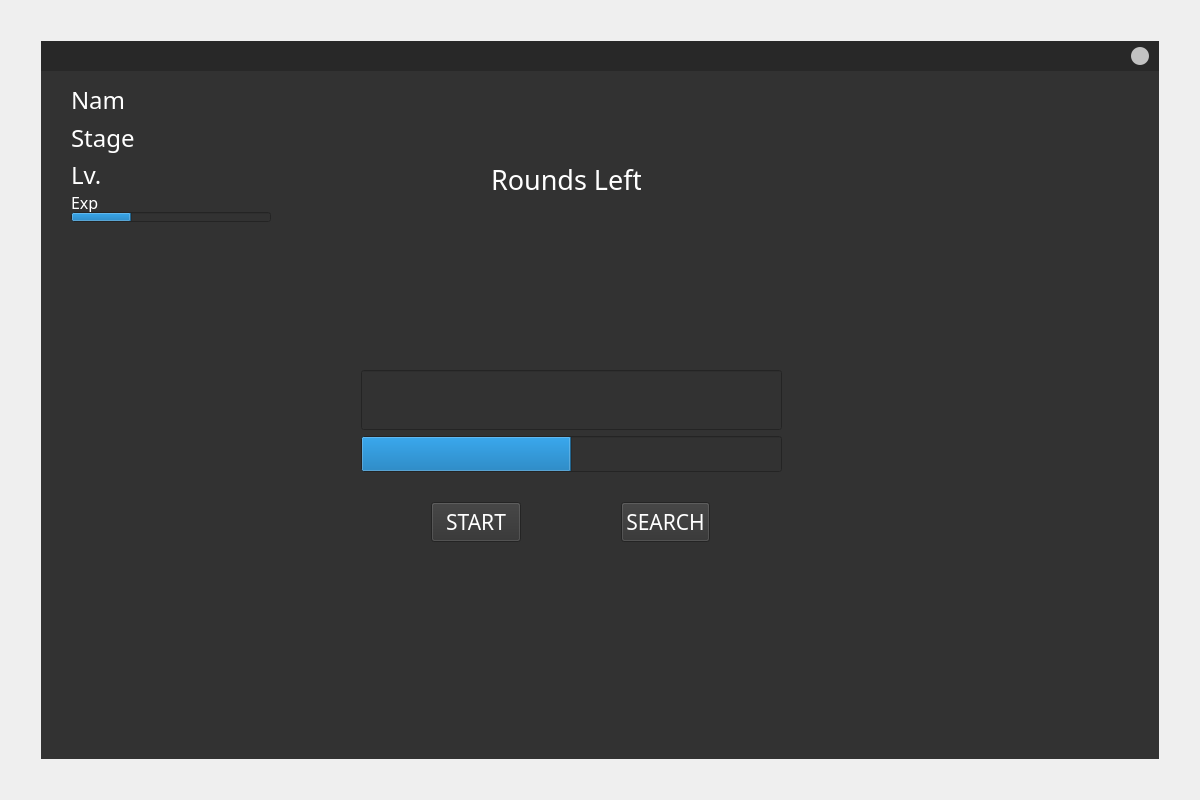
<?xml version="1.0" encoding="UTF-8"?>
<ui version="4.0">
 <class>challengeWindow</class>
 <widget class="QWidget" name="challengeWindow">
  <property name="geometry">
   <rect>
    <x>0</x>
    <y>0</y>
    <width>1200</width>
    <height>800</height>
   </rect>
  </property>
  <property name="windowTitle">
   <string>challengeWindow</string>
  </property>
  <property name="styleSheet">
   <string notr="true"/>
  </property>
  <layout class="QGridLayout" name="gridLayout_2">
   <item row="0" column="0">
    <layout class="QGridLayout" name="gridLayout">
     <property name="leftMargin">
      <number>0</number>
     </property>
     <property name="topMargin">
      <number>0</number>
     </property>
     <property name="rightMargin">
      <number>0</number>
     </property>
     <property name="bottomMargin">
      <number>0</number>
     </property>
     <item row="0" column="0">
      <layout class="QVBoxLayout" name="verticalLayout">
       <property name="leftMargin">
        <number>30</number>
       </property>
       <property name="topMargin">
        <number>30</number>
       </property>
       <property name="rightMargin">
        <number>30</number>
       </property>
       <property name="bottomMargin">
        <number>30</number>
       </property>
       <item>
        <widget class="QWidget" name="mainWidget" native="true">
         <layout class="QVBoxLayout" name="verticalLayout_3">
          <property name="leftMargin">
           <number>0</number>
          </property>
          <property name="topMargin">
           <number>0</number>
          </property>
          <property name="rightMargin">
           <number>0</number>
          </property>
          <property name="bottomMargin">
           <number>0</number>
          </property>
          <item>
           <layout class="QVBoxLayout" name="mainLayout">
            <property name="spacing">
             <number>0</number>
            </property>
            <item>
             <widget class="QWidget" name="titleBar" native="true">
              <property name="minimumSize">
               <size>
                <width>0</width>
                <height>30</height>
               </size>
              </property>
              <property name="maximumSize">
               <size>
                <width>16777215</width>
                <height>30</height>
               </size>
              </property>
              <property name="styleSheet">
               <string notr="true">#titleBar{

background-color: rgb(40, 40, 40);}</string>
              </property>
              <layout class="QVBoxLayout" name="verticalLayout_2">
               <property name="leftMargin">
                <number>0</number>
               </property>
               <property name="topMargin">
                <number>0</number>
               </property>
               <property name="rightMargin">
                <number>0</number>
               </property>
               <property name="bottomMargin">
                <number>0</number>
               </property>
               <item>
                <layout class="QHBoxLayout" name="horizontalLayout">
                 <property name="topMargin">
                  <number>5</number>
                 </property>
                 <property name="rightMargin">
                  <number>10</number>
                 </property>
                 <property name="bottomMargin">
                  <number>4</number>
                 </property>
                 <item>
                  <spacer name="horizontalSpacer">
                   <property name="orientation">
                    <enum>Qt::Horizontal</enum>
                   </property>
                   <property name="sizeHint" stdset="0">
                    <size>
                     <width>40</width>
                     <height>20</height>
                    </size>
                   </property>
                  </spacer>
                 </item>
                 <item>
                  <widget class="QPushButton" name="Button_close">
                   <property name="minimumSize">
                    <size>
                     <width>18</width>
                     <height>18</height>
                    </size>
                   </property>
                   <property name="maximumSize">
                    <size>
                     <width>18</width>
                     <height>18</height>
                    </size>
                   </property>
                   <property name="styleSheet">
                    <string notr="true">QPushButton{background-color:#c2c2c2;border-radius:9px}
QPushButton:hover {background-color:#cb4042;border-radius:9px;}
QPushButton:pressed {background-color:#ab3b3a;border-radius:9px;}</string>
                   </property>
                   <property name="text">
                    <string/>
                   </property>
                  </widget>
                 </item>
                </layout>
               </item>
              </layout>
             </widget>
            </item>
            <item>
             <widget class="QWidget" name="mainDisplayWidget" native="true">
              <property name="font">
               <font>
                <pointsize>18</pointsize>
               </font>
              </property>
              <property name="autoFillBackground">
               <bool>false</bool>
              </property>
              <property name="styleSheet">
               <string notr="true">background-color: rgb(50, 50, 50);</string>
              </property>
              <widget class="QWidget" name="layoutWidget">
               <property name="geometry">
                <rect>
                 <x>320</x>
                 <y>90</y>
                 <width>421</width>
                 <height>311</height>
                </rect>
               </property>
               <layout class="QVBoxLayout" name="verticalLayout_4">
                <item>
                 <layout class="QHBoxLayout" name="horizontalLayout_5">
                  <property name="spacing">
                   <number>0</number>
                  </property>
                  <property name="leftMargin">
                   <number>130</number>
                  </property>
                  <item>
                   <widget class="QLabel" name="label_rounds">
                    <property name="sizePolicy">
                     <sizepolicy hsizetype="Fixed" vsizetype="Minimum">
                      <horstretch>0</horstretch>
                      <verstretch>0</verstretch>
                     </sizepolicy>
                    </property>
                    <property name="maximumSize">
                     <size>
                      <width>150</width>
                      <height>50</height>
                     </size>
                    </property>
                    <property name="font">
                     <font>
                      <family>k8x12</family>
                      <pointsize>20</pointsize>
                     </font>
                    </property>
                    <property name="styleSheet">
                     <string notr="true">color: rgb(255, 255, 255);</string>
                    </property>
                    <property name="text">
                     <string>Rounds Left:</string>
                    </property>
                    <property name="alignment">
                     <set>Qt::AlignLeading|Qt::AlignLeft|Qt::AlignVCenter</set>
                    </property>
                   </widget>
                  </item>
                  <item>
                   <widget class="QLabel" name="label_rounds_val">
                    <property name="sizePolicy">
                     <sizepolicy hsizetype="Preferred" vsizetype="Minimum">
                      <horstretch>0</horstretch>
                      <verstretch>0</verstretch>
                     </sizepolicy>
                    </property>
                    <property name="maximumSize">
                     <size>
                      <width>16777215</width>
                      <height>50</height>
                     </size>
                    </property>
                    <property name="font">
                     <font>
                      <family>k8x12</family>
                      <pointsize>20</pointsize>
                     </font>
                    </property>
                    <property name="styleSheet">
                     <string notr="true">color: rgb(255, 255, 255);</string>
                    </property>
                    <property name="text">
                     <string/>
                    </property>
                   </widget>
                  </item>
                 </layout>
                </item>
                <item>
                 <spacer name="verticalSpacer">
                  <property name="orientation">
                   <enum>Qt::Vertical</enum>
                  </property>
                  <property name="sizeHint" stdset="0">
                   <size>
                    <width>20</width>
                    <height>40</height>
                   </size>
                  </property>
                 </spacer>
                </item>
                <item>
                 <widget class="QLabel" name="word">
                  <property name="sizePolicy">
                   <sizepolicy hsizetype="Preferred" vsizetype="Expanding">
                    <horstretch>0</horstretch>
                    <verstretch>0</verstretch>
                   </sizepolicy>
                  </property>
                  <property name="maximumSize">
                   <size>
                    <width>16777215</width>
                    <height>200</height>
                   </size>
                  </property>
                  <property name="font">
                   <font>
                    <family>Roboto</family>
                    <pointsize>24</pointsize>
                   </font>
                  </property>
                  <property name="styleSheet">
                   <string notr="true"/>
                  </property>
                  <property name="text">
                   <string/>
                  </property>
                  <property name="alignment">
                   <set>Qt::AlignCenter</set>
                  </property>
                  <property name="wordWrap">
                   <bool>false</bool>
                  </property>
                 </widget>
                </item>
                <item>
                 <widget class="QtMaterialAutoComplete" name="lineEdit_input">
                  <property name="sizePolicy">
                   <sizepolicy hsizetype="Expanding" vsizetype="Expanding">
                    <horstretch>0</horstretch>
                    <verstretch>0</verstretch>
                   </sizepolicy>
                  </property>
                  <property name="maximumSize">
                   <size>
                    <width>16777215</width>
                    <height>60</height>
                   </size>
                  </property>
                  <property name="font">
                   <font>
                    <family>Roboto</family>
                    <pointsize>18</pointsize>
                   </font>
                  </property>
                  <property name="autoFillBackground">
                   <bool>false</bool>
                  </property>
                  <property name="styleSheet">
                   <string notr="true">color: rgb(255, 255, 255);</string>
                  </property>
                  <property name="text">
                   <string/>
                  </property>
                  <property name="alignment">
                   <set>Qt::AlignCenter</set>
                  </property>
                  <property name="readOnly">
                   <bool>false</bool>
                  </property>
                 </widget>
                </item>
                <item>
                 <widget class="QtMaterialProgress" name="timeleft">
                  <property name="styleSheet">
                   <string notr="true"/>
                  </property>
                  <property name="maximum">
                   <number>1000</number>
                  </property>
                  <property name="value">
                   <number>500</number>
                  </property>
                  <property name="textVisible">
                   <bool>false</bool>
                  </property>
                 </widget>
                </item>
               </layout>
              </widget>
              <widget class="QWidget" name="layoutWidget">
               <property name="geometry">
                <rect>
                 <x>30</x>
                 <y>10</y>
                 <width>271</width>
                 <height>141</height>
                </rect>
               </property>
               <layout class="QVBoxLayout" name="verticalLayout_5">
                <property name="spacing">
                 <number>0</number>
                </property>
                <item>
                 <layout class="QHBoxLayout" name="horizontalLayout_4">
                  <item>
                   <widget class="QLabel" name="label_user">
                    <property name="sizePolicy">
                     <sizepolicy hsizetype="Expanding" vsizetype="Expanding">
                      <horstretch>0</horstretch>
                      <verstretch>0</verstretch>
                     </sizepolicy>
                    </property>
                    <property name="maximumSize">
                     <size>
                      <width>55</width>
                      <height>16777215</height>
                     </size>
                    </property>
                    <property name="font">
                     <font>
                      <family>k8x12</family>
                      <pointsize>18</pointsize>
                     </font>
                    </property>
                    <property name="styleSheet">
                     <string notr="true">color: rgb(255, 255, 255);</string>
                    </property>
                    <property name="text">
                     <string>Name:</string>
                    </property>
                    <property name="alignment">
                     <set>Qt::AlignLeading|Qt::AlignLeft|Qt::AlignVCenter</set>
                    </property>
                   </widget>
                  </item>
                  <item>
                   <widget class="QLabel" name="label_user_val">
                    <property name="sizePolicy">
                     <sizepolicy hsizetype="Preferred" vsizetype="Preferred">
                      <horstretch>0</horstretch>
                      <verstretch>0</verstretch>
                     </sizepolicy>
                    </property>
                    <property name="font">
                     <font>
                      <family>k8x12</family>
                      <pointsize>18</pointsize>
                     </font>
                    </property>
                    <property name="styleSheet">
                     <string notr="true">color: rgb(255, 255, 255);</string>
                    </property>
                    <property name="text">
                     <string/>
                    </property>
                   </widget>
                  </item>
                 </layout>
                </item>
                <item>
                 <layout class="QHBoxLayout" name="horizontalLayout_3">
                  <property name="spacing">
                   <number>8</number>
                  </property>
                  <item>
                   <widget class="QLabel" name="label_stage">
                    <property name="sizePolicy">
                     <sizepolicy hsizetype="Expanding" vsizetype="Expanding">
                      <horstretch>0</horstretch>
                      <verstretch>0</verstretch>
                     </sizepolicy>
                    </property>
                    <property name="maximumSize">
                     <size>
                      <width>65</width>
                      <height>16777215</height>
                     </size>
                    </property>
                    <property name="font">
                     <font>
                      <family>k8x12</family>
                      <pointsize>18</pointsize>
                     </font>
                    </property>
                    <property name="styleSheet">
                     <string notr="true">color: rgb(255, 255, 255);</string>
                    </property>
                    <property name="text">
                     <string>Stage:</string>
                    </property>
                    <property name="alignment">
                     <set>Qt::AlignLeading|Qt::AlignLeft|Qt::AlignVCenter</set>
                    </property>
                   </widget>
                  </item>
                  <item>
                   <widget class="QLabel" name="label_stage_val">
                    <property name="font">
                     <font>
                      <family>k8x12</family>
                      <pointsize>18</pointsize>
                     </font>
                    </property>
                    <property name="styleSheet">
                     <string notr="true">color: rgb(255, 255, 255);</string>
                    </property>
                    <property name="text">
                     <string/>
                    </property>
                   </widget>
                  </item>
                 </layout>
                </item>
                <item>
                 <layout class="QHBoxLayout" name="horizontalLayout_2">
                  <property name="spacing">
                   <number>5</number>
                  </property>
                  <property name="sizeConstraint">
                   <enum>QLayout::SetDefaultConstraint</enum>
                  </property>
                  <item>
                   <widget class="QLabel" name="label_lv">
                    <property name="sizePolicy">
                     <sizepolicy hsizetype="Expanding" vsizetype="Expanding">
                      <horstretch>0</horstretch>
                      <verstretch>0</verstretch>
                     </sizepolicy>
                    </property>
                    <property name="maximumSize">
                     <size>
                      <width>30</width>
                      <height>35</height>
                     </size>
                    </property>
                    <property name="font">
                     <font>
                      <family>k8x12</family>
                      <pointsize>18</pointsize>
                     </font>
                    </property>
                    <property name="styleSheet">
                     <string notr="true">color: rgb(255, 255, 255);</string>
                    </property>
                    <property name="text">
                     <string>Lv.</string>
                    </property>
                    <property name="alignment">
                     <set>Qt::AlignLeading|Qt::AlignLeft|Qt::AlignVCenter</set>
                    </property>
                   </widget>
                  </item>
                  <item>
                   <widget class="QLabel" name="label_lv_val">
                    <property name="sizePolicy">
                     <sizepolicy hsizetype="Preferred" vsizetype="Expanding">
                      <horstretch>0</horstretch>
                      <verstretch>0</verstretch>
                     </sizepolicy>
                    </property>
                    <property name="maximumSize">
                     <size>
                      <width>16777215</width>
                      <height>35</height>
                     </size>
                    </property>
                    <property name="font">
                     <font>
                      <family>k8x12</family>
                      <pointsize>18</pointsize>
                     </font>
                    </property>
                    <property name="styleSheet">
                     <string notr="true">color: rgb(255, 255, 255);</string>
                    </property>
                    <property name="text">
                     <string/>
                    </property>
                   </widget>
                  </item>
                 </layout>
                </item>
                <item>
                 <widget class="QLabel" name="label_exp">
                  <property name="sizePolicy">
                   <sizepolicy hsizetype="Preferred" vsizetype="Expanding">
                    <horstretch>0</horstretch>
                    <verstretch>0</verstretch>
                   </sizepolicy>
                  </property>
                  <property name="maximumSize">
                   <size>
                    <width>16777215</width>
                    <height>20</height>
                   </size>
                  </property>
                  <property name="font">
                   <font>
                    <family>k8x12</family>
                    <pointsize>12</pointsize>
                   </font>
                  </property>
                  <property name="styleSheet">
                   <string notr="true">color: rgb(255, 255, 255);</string>
                  </property>
                  <property name="text">
                   <string>Exp</string>
                  </property>
                  <property name="alignment">
                   <set>Qt::AlignLeading|Qt::AlignLeft|Qt::AlignVCenter</set>
                  </property>
                 </widget>
                </item>
                <item>
                 <widget class="QtMaterialProgress" name="exp">
                  <property name="sizePolicy">
                   <sizepolicy hsizetype="Expanding" vsizetype="Expanding">
                    <horstretch>0</horstretch>
                    <verstretch>0</verstretch>
                   </sizepolicy>
                  </property>
                  <property name="maximumSize">
                   <size>
                    <width>200</width>
                    <height>10</height>
                   </size>
                  </property>
                  <property name="styleSheet">
                   <string notr="true"/>
                  </property>
                  <property name="value">
                   <number>30</number>
                  </property>
                  <property name="textVisible">
                   <bool>false</bool>
                  </property>
                 </widget>
                </item>
               </layout>
              </widget>
              <widget class="QWidget" name="layoutWidget">
               <property name="geometry">
                <rect>
                 <x>320</x>
                 <y>410</y>
                 <width>419</width>
                 <height>83</height>
                </rect>
               </property>
               <layout class="QHBoxLayout" name="horizontalLayout_6">
                <property name="spacing">
                 <number>100</number>
                </property>
                <property name="leftMargin">
                 <number>70</number>
                </property>
                <property name="topMargin">
                 <number>0</number>
                </property>
                <property name="rightMargin">
                 <number>70</number>
                </property>
                <item>
                 <widget class="QtMaterialFlatButton" name="pushButton_start">
                  <property name="maximumSize">
                   <size>
                    <width>16777215</width>
                    <height>40</height>
                   </size>
                  </property>
                  <property name="font">
                   <font>
                    <family>k8x12</family>
                    <pointsize>16</pointsize>
                   </font>
                  </property>
                  <property name="styleSheet">
                   <string notr="true">color: rgb(255, 255, 255);</string>
                  </property>
                  <property name="text">
                   <string>START</string>
                  </property>
                 </widget>
                </item>
                <item>
                 <widget class="QtMaterialFlatButton" name="pushButton_search">
                  <property name="sizePolicy">
                   <sizepolicy hsizetype="Minimum" vsizetype="Maximum">
                    <horstretch>0</horstretch>
                    <verstretch>0</verstretch>
                   </sizepolicy>
                  </property>
                  <property name="maximumSize">
                   <size>
                    <width>16777215</width>
                    <height>40</height>
                   </size>
                  </property>
                  <property name="font">
                   <font>
                    <family>k8x12</family>
                    <pointsize>16</pointsize>
                   </font>
                  </property>
                  <property name="styleSheet">
                   <string notr="true">color: rgb(255, 255, 255);</string>
                  </property>
                  <property name="text">
                   <string>SEARCH</string>
                  </property>
                 </widget>
                </item>
               </layout>
              </widget>
             </widget>
            </item>
           </layout>
          </item>
         </layout>
        </widget>
       </item>
      </layout>
     </item>
    </layout>
   </item>
  </layout>
 </widget>
 <customwidgets>
  <customwidget>
   <class>QtMaterialAutoComplete</class>
   <extends>QLineEdit</extends>
   <header location="global">qtmaterialautocomplete.h</header>
  </customwidget>
  <customwidget>
   <class>QtMaterialProgress</class>
   <extends>QProgressBar</extends>
   <header location="global">qtmaterialprogress.h</header>
  </customwidget>
  <customwidget>
   <class>QtMaterialFlatButton</class>
   <extends>QPushButton</extends>
   <header location="global">qtmaterialflatbutton.h</header>
  </customwidget>
 </customwidgets>
 <resources/>
 <connections/>
</ui>
